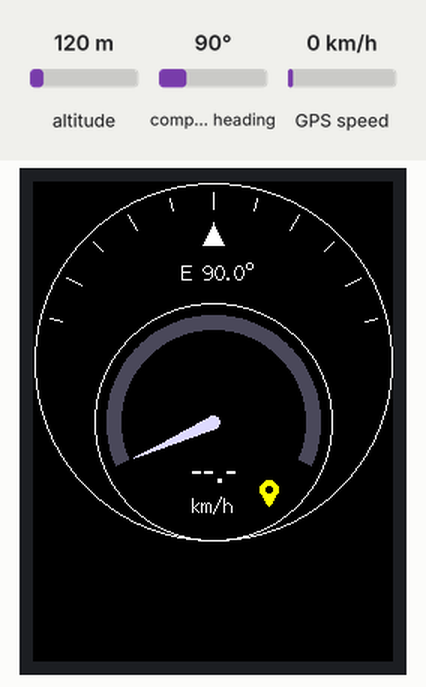
Bench run of a sketch on a simulated ESP32. Parts: 240×320 colour display. Wiring (inferred from the names in the program): HMC5883L compass at I2C address 0x1E. Inputs (shaded band) come from the test bench; at power-on: compass heading 90°, GPS speed 0 km/h, altitude 120 m. The GPS gets a fix after 3 s at 37.7749, -122.4194 with 8 satellites; what the sketch prints to the serial monitor is not drawn.

Above: at 1.6 s.
1.7 s: compass heading set to 7°
At 4.8 s:
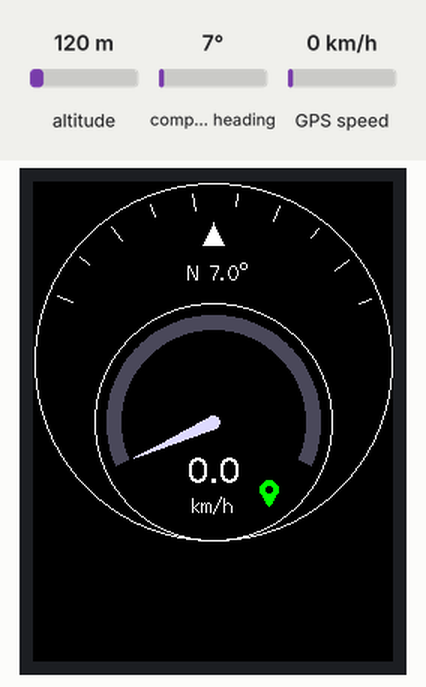
5.1 s: GPS speed set to 30 km/h
At 6.5 s:
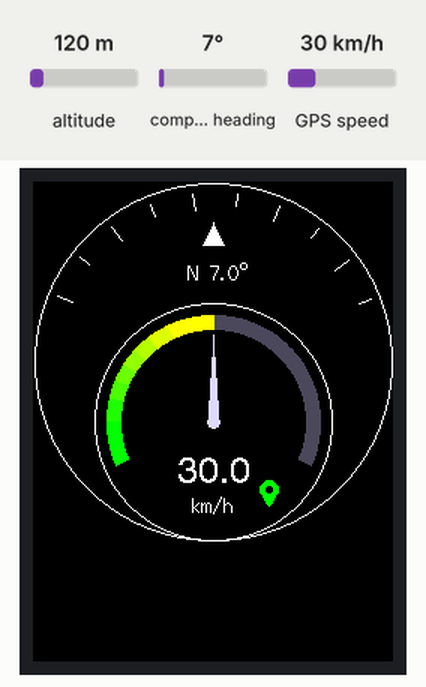
7.2 s: compass heading set to 269°
At 8.1 s:
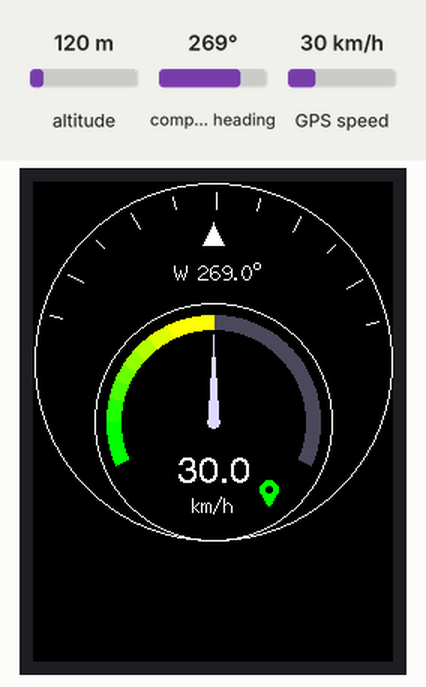
8.8 s: GPS speed set to 60 km/h
At 11.1 s:
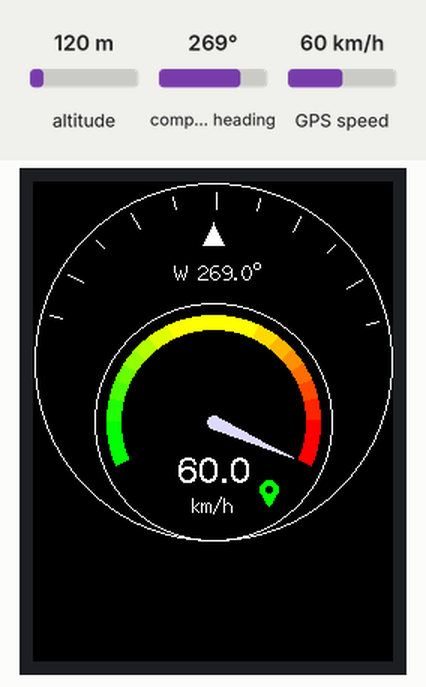
11.4 s: GPS speed set to 1 km/h
At 13.0 s:
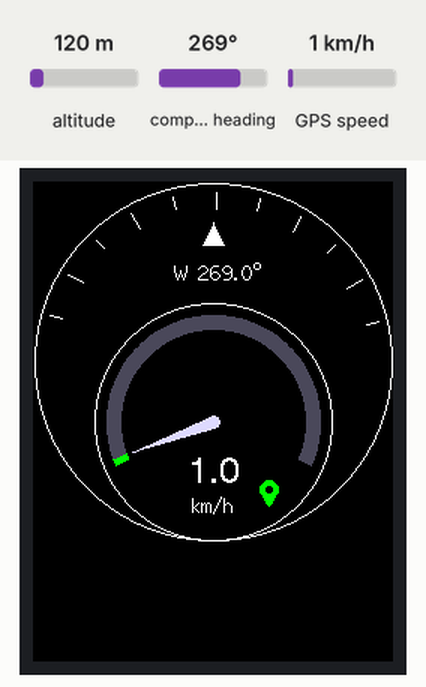
Timing chart, 0 to 14.4 s (numbered marks = the images above; inputs shaded):
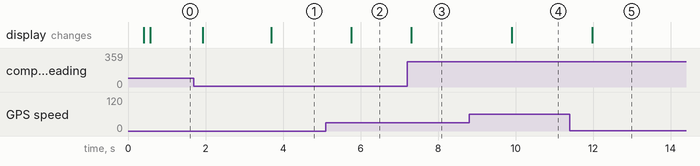

Measured:
- after the input at 1.7 s, the display: first changes after 0.23 s (image 1 shows a later state)
- after the input at 5.1 s, the display: changes after 0.67 s (image 2)
- after the input at 7.2 s, the display: changes after 0.11 s (image 3)
- after the input at 8.8 s, the display: changes after 1.1 s (image 4)
- after the input at 11.4 s, the display: changes after 0.58 s (image 5)

The sketch:

Speedometer-Magnetometer.ino
```cpp
#include <TFT_eSPI.h>
#include <SPI.h>
#include <Wire.h>
#include <TinyGPSPlus.h>
#include <math.h>

// =====================================================
// DISPLAY
// =====================================================

TFT_eSPI tft = TFT_eSPI();
TFT_eSprite sprite = TFT_eSprite(&tft);

#define SCREEN_W 240
#define SCREEN_H 240
#define CX 120
#define CY 120

// =====================================================
// GPS: NEO-6M
// =====================================================

HardwareSerial gpsSerial(2);
TinyGPSPlus gps;

#define GPS_RX_PIN 16
#define GPS_TX_PIN 17

bool gpsFix = false;
bool gpsSpeedValid = false;
bool gpsNmeaValid = false;

float speedKmh = 0.0f;

unsigned long lastValidNmeaTime = 0;

const unsigned long GPS_NMEA_TIMEOUT = 3000UL;

// Buffer for validating complete NMEA sentences.
char nmeaBuffer[128];
size_t nmeaIndex = 0;

// =====================================================
// COMPASS: HMC5883L
// =====================================================

#define HMC_SDA_PIN 21
#define HMC_SCL_PIN 22
#define HMC_ADDR 0x1E

const float MAG_OFFSET_X = 0.0f;
const float MAG_OFFSET_Y = 0.0f;

const float MAG_DECLINATION_DEG = 0.0f;

bool hmcOk = false;
bool compassValid = false;

float heading = 0.0f;
unsigned long lastCompassRead = 0;

// =====================================================
// SPEED SCALE
// =====================================================

const float SPEED_MIN = 0.0f;
const float SPEED_MAX = 60.0f;

// =====================================================
// COLOURS (RGB565)
// =====================================================

#define BLACK       0x0000
#define WHITE       0xFFFF
#define GREEN       0x07E0
#define RED         0xF800
#define YELLOW      0xFFE0
#define LIGHT_GREY  0xC618
#define DARK_GREY   0x5AEB

const int OUTER_CIRCLE_RADIUS = 119;

// =====================================================
// SPEEDOMETER LAYOUT
// =====================================================

const int SPEED_CX = 120;
const int SPEED_CY = 160;

const int SPEED_CIRCLE_RADIUS = 79;

const int ARC_INNER = 62;
const int ARC_OUTER = 71;

const int NEEDLE_LENGTH = 58;

const float ARC_START_ANGLE = -114.0f;
const float ARC_END_ANGLE   =  114.0f;

// =====================================================
// NMEA SENTENCE VALIDATION
// =====================================================
// Validates the checksum of a complete NMEA sentence.
// A valid sentence starts with '$' and contains '*HH',
// where HH is the hexadecimal checksum.
// =====================================================

bool isValidNmeaSentence(const char *sentence)
{
  if (sentence == nullptr || sentence[0] != '$')
    return false;

  const char *star = strchr(sentence, '*');

  if (star == nullptr)
    return false;

  // Exactly two checksum characters must follow '*'.
  if (star[1] == '\0' || star[2] == '\0')
    return false;

  if (star[3] != '\0')
    return false;

  uint8_t calculatedChecksum = 0;

  // XOR all characters between '$' and '*'.
  for (const char *p = sentence + 1; p < star; p++)
  {
    calculatedChecksum ^= (uint8_t)*p;
  }

  char *endPointer = nullptr;

  unsigned long receivedChecksum =
    strtoul(star + 1, &endPointer, 16);

  if (endPointer == star + 1 || *endPointer != '\0')
    return false;

  if (receivedChecksum > 0xFF)
    return false;

  return calculatedChecksum == (uint8_t)receivedChecksum;
}

// =====================================================
// HMC5883L I2C FUNCTIONS
// =====================================================

bool writeHMCRegister(uint8_t reg, uint8_t value)
{
  Wire.beginTransmission(HMC_ADDR);
  Wire.write(reg);
  Wire.write(value);

  return Wire.endTransmission() == 0;
}

bool initHMC5883L()
{
  // 8-sample averaging, 15 Hz output rate.
  if (!writeHMCRegister(0x00, 0x70))
    return false;

  // Gain = 1.3 Ga.
  if (!writeHMCRegister(0x01, 0x20))
    return false;

  // Continuous measurement mode.
  if (!writeHMCRegister(0x02, 0x00))
    return false;

  delay(10);

  return true;
}

bool readHMC5883L(int16_t &x, int16_t &y, int16_t &z)
{
  Wire.beginTransmission(HMC_ADDR);
  Wire.write(0x03);

  if (Wire.endTransmission(false) != 0)
    return false;

  uint8_t count =
    Wire.requestFrom((uint8_t)HMC_ADDR, (uint8_t)6);

  if (count != 6)
  {
    while (Wire.available())
      Wire.read();

    return false;
  }

  // HMC5883L register order: X, Z, Y.
  uint8_t xMsb = Wire.read();
  uint8_t xLsb = Wire.read();

  uint8_t zMsb = Wire.read();
  uint8_t zLsb = Wire.read();

  uint8_t yMsb = Wire.read();
  uint8_t yLsb = Wire.read();

  x = (int16_t)(((uint16_t)xMsb << 8) | xLsb);
  z = (int16_t)(((uint16_t)zMsb << 8) | zLsb);
  y = (int16_t)(((uint16_t)yMsb << 8) | yLsb);

  return true;
}

void updateCompass()
{
  if (!hmcOk)
  {
    compassValid = false;
    return;
  }

  // Update approximately every 70 ms.
  if (millis() - lastCompassRead < 70)
    return;

  lastCompassRead = millis();

  int16_t rawX, rawY, rawZ;

  if (!readHMC5883L(rawX, rawY, rawZ))
  {
    compassValid = false;
    return;
  }

  // Sensor overflow check.
  if (rawX == -4096 ||
      rawY == -4096 ||
      rawZ == -4096)
  {
    compassValid = false;
    return;
  }

  float x = (float)rawX - MAG_OFFSET_X;
  float y = (float)rawY - MAG_OFFSET_Y;

  if (fabsf(x) < 0.5f && fabsf(y) < 0.5f)
  {
    compassValid = false;
    return;
  }

  float angle = atan2f(y, x) * 180.0f / PI;

  angle += MAG_DECLINATION_DEG;

  while (angle < 0.0f)
    angle += 360.0f;

  while (angle >= 360.0f)
    angle -= 360.0f;

  heading = angle;
  compassValid = true;
}

// =====================================================
// GPS UPDATE + RAW NMEA SERIAL MONITOR OUTPUT
// =====================================================

void updateGPS()
{
  // Read all available GPS characters.
  while (gpsSerial.available() > 0)
  {
    char c = (char)gpsSerial.read();

    // Forward the original GPS stream to the PC.
    // Open Serial Monitor at 115200 baud.
    Serial.write((uint8_t)c);

    // Feed TinyGPSPlus for location and speed parsing.
    gps.encode(c);

    // Build a complete NMEA sentence for checksum
    // validation. GPS sentences end with '\n'.
    if (c == '\n')
    {
      nmeaBuffer[nmeaIndex] = '\0';

      // Remove a trailing carriage return if present.
      if (nmeaIndex > 0 &&
          nmeaBuffer[nmeaIndex - 1] == '\r')
      {
        nmeaBuffer[nmeaIndex - 1] = '\0';
      }

      if (isValidNmeaSentence(nmeaBuffer))
      {
        lastValidNmeaTime = millis();
      }

      nmeaIndex = 0;
    }
    else if (c != '\r')
    {
      if (nmeaIndex < sizeof(nmeaBuffer) - 1)
      {
        nmeaBuffer[nmeaIndex++] = c;
      }
      else
      {
        // Discard an overlong sentence and restart.
        nmeaIndex = 0;
      }
    }
  }

  // NMEA communication must be recent.
  gpsNmeaValid =
    lastValidNmeaTime != 0 &&
    millis() - lastValidNmeaTime < GPS_NMEA_TIMEOUT;

  // GPS position fix must be valid and recent.
  gpsFix =
    gpsNmeaValid &&
    gps.location.isValid() &&
    gps.location.age() < 3000UL;

  // Speed is usable only with a recent position fix.
  gpsSpeedValid =
    gpsFix &&
    gps.speed.isValid() &&
    gps.speed.age() < 3000UL;

  if (gpsSpeedValid)
  {
    float receivedSpeed = gps.speed.kmph();

    if (isfinite(receivedSpeed) && receivedSpeed >= 0.0f)
    {
      speedKmh = constrain(
        receivedSpeed,
        SPEED_MIN,
        SPEED_MAX
      );
    }
    else
    {
      gpsSpeedValid = false;
      speedKmh = 0.0f;
    }
  }
  else
  {
    speedKmh = 0.0f;
  }
}

// =====================================================
// ANGLE FUNCTIONS
// =====================================================

float degToRad(float deg)
{
  return deg * PI / 180.0f;
}

int angleX(float angle, float radius, int cx)
{
  return cx + (int)roundf(
    sinf(degToRad(angle)) * radius
  );
}

int angleY(float angle, float radius, int cy)
{
  return cy - (int)roundf(
    cosf(degToRad(angle)) * radius
  );
}

// =====================================================
// SPEED TO ANGLE
// =====================================================

float speedToAngle(float speed)
{
  speed = constrain(speed, SPEED_MIN, SPEED_MAX);

  float percentage =
    (speed - SPEED_MIN) /
    (SPEED_MAX - SPEED_MIN);

  return ARC_START_ANGLE +
         percentage *
         (ARC_END_ANGLE - ARC_START_ANGLE);
}

// =====================================================
// CARDINAL DIRECTION
// =====================================================

String getCardinal(float h)
{
  if (h >= 337.5f || h < 22.5f)
    return "N";

  if (h < 67.5f)
    return "NE";

  if (h < 112.5f)
    return "E";

  if (h < 157.5f)
    return "SE";

  if (h < 202.5f)
    return "S";

  if (h < 247.5f)
    return "SW";

  if (h < 292.5f)
    return "W";

  return "NW";
}

// =====================================================
// SMOOTH GREEN -> YELLOW -> RED GRADIENT
// =====================================================

uint16_t gradientColour(float amount)
{
  amount = constrain(amount, 0.0f, 1.0f);

  uint8_t r;
  uint8_t g;
  uint8_t b = 0;

  if (amount < 0.5f)
  {
    // Green -> yellow.
    float t = amount * 2.0f;
    t = t * t * (3.0f - 2.0f * t);

    r = (uint8_t)roundf(255.0f * t);
    g = 255;
  }
  else
  {
    // Yellow -> red.
    float t = (amount - 0.5f) * 2.0f;
    t = t * t * (3.0f - 2.0f * t);

    r = 255;
    g = (uint8_t)roundf(255.0f * (1.0f - t));
  }

  return (
    ((r & 0xF8) << 8) |
    ((g & 0xFC) << 3) |
    (b >> 3)
  );
}

// =====================================================
// DRAW ARC SECTION
// =====================================================

void drawArcSection(
  float startAngle,
  float endAngle,
  uint16_t colour
)
{
  const float step = 1.0f;

  for (float a = startAngle; a < endAngle; a += step)
  {
    float a1 = a;
    float a2 = a + step;

    if (a2 > endAngle)
      a2 = endAngle;

    // Overlap slightly to avoid gaps.
    a1 -= 0.15f;
    a2 += 0.15f;

    if (a1 < startAngle)
      a1 = startAngle;

    if (a2 > endAngle)
      a2 = endAngle;

    int x1o = angleX(a1, ARC_OUTER, SPEED_CX);
    int y1o = angleY(a1, ARC_OUTER, SPEED_CY);

    int x2o = angleX(a2, ARC_OUTER, SPEED_CX);
    int y2o = angleY(a2, ARC_OUTER, SPEED_CY);

    int x1i = angleX(a1, ARC_INNER, SPEED_CX);
    int y1i = angleY(a1, ARC_INNER, SPEED_CY);

    int x2i = angleX(a2, ARC_INNER, SPEED_CX);
    int y2i = angleY(a2, ARC_INNER, SPEED_CY);

    sprite.fillTriangle(
      x1o, y1o,
      x2o, y2o,
      x1i, y1i,
      colour
    );

    sprite.fillTriangle(
      x2o, y2o,
      x2i, y2i,
      x1i, y1i,
      colour
    );
  }
}

// =====================================================
// FULL GREY SPEED TRACK
// =====================================================

void drawSpeedTrack()
{
  drawArcSection(
    ARC_START_ANGLE,
    ARC_END_ANGLE,
    DARK_GREY
  );
}

// =====================================================
// GRADIENT REVEALED UP TO THE NEEDLE
// =====================================================

void drawSpeedGradient(float speed)
{
  speed = constrain(speed, SPEED_MIN, SPEED_MAX);

  float currentAngle = speedToAngle(speed);

  const float step = 0.5f;

  for (
    float a = ARC_START_ANGLE;
    a < currentAngle;
    a += step
  )
  {
    float a1 = a;
    float a2 = a + step;

    if (a2 > currentAngle)
      a2 = currentAngle;

    float midpoint = (a1 + a2) * 0.5f;

    float gradientPosition =
      (midpoint - ARC_START_ANGLE) /
      (ARC_END_ANGLE - ARC_START_ANGLE);

    uint16_t colour = gradientColour(gradientPosition);

    // Small overlap prevents gaps.
    a1 -= 0.10f;
    a2 += 0.10f;

    if (a1 < ARC_START_ANGLE)
      a1 = ARC_START_ANGLE;

    if (a2 > currentAngle)
      a2 = currentAngle;

    int x1o = angleX(a1, ARC_OUTER, SPEED_CX);
    int y1o = angleY(a1, ARC_OUTER, SPEED_CY);

    int x2o = angleX(a2, ARC_OUTER, SPEED_CX);
    int y2o = angleY(a2, ARC_OUTER, SPEED_CY);

    int x1i = angleX(a1, ARC_INNER, SPEED_CX);
    int y1i = angleY(a1, ARC_INNER, SPEED_CY);

    int x2i = angleX(a2, ARC_INNER, SPEED_CX);
    int y2i = angleY(a2, ARC_INNER, SPEED_CY);

    sprite.fillTriangle(
      x1o, y1o,
      x2o, y2o,
      x1i, y1i,
      colour
    );

    sprite.fillTriangle(
      x2o, y2o,
      x2i, y2i,
      x1i, y1i,
      colour
    );
  }
}

// =====================================================
// SPEED NEEDLE
// =====================================================

void drawSpeedNeedle(float speed)
{
  speed = constrain(speed, SPEED_MIN, SPEED_MAX);

  float angle = speedToAngle(speed);
  float rad = degToRad(angle);

  const float tipRadius = NEEDLE_LENGTH;
  const float baseHalfWidth = 4.0f;

  int tipX = SPEED_CX +
    (int)roundf(sinf(rad) * tipRadius);

  int tipY = SPEED_CY -
    (int)roundf(cosf(rad) * tipRadius);

  float perpRad = rad + PI / 2.0f;

  int leftX = SPEED_CX +
    (int)roundf(sinf(perpRad) * baseHalfWidth);

  int leftY = SPEED_CY -
    (int)roundf(cosf(perpRad) * baseHalfWidth);

  int rightX = SPEED_CX -
    (int)roundf(sinf(perpRad) * baseHalfWidth);

  int rightY = SPEED_CY +
    (int)roundf(cosf(perpRad) * baseHalfWidth);

  // Needle body.
  sprite.fillTriangle(
    leftX, leftY,
    rightX, rightY,
    tipX, tipY,
    LIGHT_GREY
  );

  // Thin centre line.
  int lineEndX = SPEED_CX +
    (int)roundf(sinf(rad) * (tipRadius - 1.0f));

  int lineEndY = SPEED_CY -
    (int)roundf(cosf(rad) * (tipRadius - 1.0f));

  sprite.drawLine(
    SPEED_CX, SPEED_CY,
    lineEndX, lineEndY,
    LIGHT_GREY
  );

  // Small pivot circle.
  sprite.fillCircle(
    SPEED_CX,
    SPEED_CY,
    4,
    LIGHT_GREY
  );
}

// =====================================================
// HEADING LADDER
// =====================================================

void drawHeadingLadder(float currentHeading)
{
  for (int bearing = 0; bearing < 360; bearing += 15)
  {
    float relative = (float)bearing - currentHeading;

    while (relative > 180.0f)
      relative -= 360.0f;

    while (relative < -180.0f)
      relative += 360.0f;

    if (relative < -82.0f || relative > 82.0f)
      continue;

    int tickLength = (bearing % 30 == 0) ? 11 : 8;

    float outerRadius = 113.0f;
    float innerRadius = outerRadius - tickLength;

    int x1 = angleX(relative, outerRadius, CX);
    int y1 = angleY(relative, outerRadius, CY);

    int x2 = angleX(relative, innerRadius, CX);
    int y2 = angleY(relative, innerRadius, CY);

    sprite.drawLine(x1, y1, x2, y2, WHITE);
  }

  // Fixed heading marker.
  sprite.fillTriangle(
    120, 27,
    113, 42,
    127, 42,
    WHITE
  );
}

// =====================================================
// HEADING TEXT
// =====================================================

void drawHeadingText(float currentHeading)
{
  sprite.setTextDatum(MC_DATUM);
  sprite.setTextColor(WHITE, BLACK);

  if (!compassValid)
  {
    sprite.drawString(
      hmcOk ? "MAG WAIT" : "MAG ERR",
      120, 61, 2
    );

    return;
  }

  String direction = getCardinal(currentHeading);

  String headingText =
    direction + " " + String(currentHeading, 1);

  sprite.drawString(headingText, 120, 61, 2);

  // Degree marker positioned relative to text width.
  int degreeX =
    120 + sprite.textWidth(headingText, 2) / 2 + 3;

  sprite.drawCircle(degreeX, 56, 2, WHITE);
}

// =====================================================
// GPS LOCATION PIN ICON
// =====================================================
// Green  = GPS fix acquired.
// Yellow = Valid NMEA data, no position fix.
// Red    = No recent valid NMEA data.
// =====================================================

void drawGpsPin(
  int cx,
  int cy,
  bool hasGpsFix,
  bool hasValidNmea
)
{
  uint16_t pinColour;

  if (hasGpsFix)
  {
    pinColour = GREEN;
  }
  else if (hasValidNmea)
  {
    pinColour = YELLOW;
  }
  else
  {
    pinColour = RED;
  }

  // Pointed bottom.
  sprite.fillTriangle(
    cx - 5, cy,
    cx + 5, cy,
    cx,     cy + 9,
    pinColour
  );

  // Rounded upper body.
  sprite.fillCircle(
    cx, cy - 2,
    6,
    pinColour
  );

  // Inner location circle.
  sprite.fillCircle(
    cx, cy - 2,
    2,
    BLACK
  );
}

// =====================================================
// SPEED TEXT AND GPS PIN POSITION
// =====================================================

void drawSpeedText(
  float speed,
  bool hasValidSpeed,
  bool hasGpsFix
)
{
  String numberText =
    hasValidSpeed ? String(speed, 1) : "--.-";

  String unitText = "km/h";

  sprite.setTextDatum(MC_DATUM);
  sprite.setTextColor(WHITE, BLACK);

  // Large speed number.
  sprite.drawString(
    numberText,
    SPEED_CX,
    195,
    4
  );

  // Small unit label.
  sprite.drawString(
    unitText,
    SPEED_CX,
    216,
    2
  );

  // GPS pin: between the number and unit,
  // shifted slightly upwards and to the right.
  int pinX = SPEED_CX + 37;
  int pinY = 207;

  drawGpsPin(
    pinX,
    pinY,
    hasGpsFix,
    gpsNmeaValid
  );
}

// =====================================================
// COMPLETE UI
// =====================================================

void drawUI()
{
  sprite.fillSprite(BLACK);

  // Heading information from the HMC5883L.
  if (compassValid)
    drawHeadingLadder(heading);

  drawHeadingText(heading);

  // Speedometer outline.
  sprite.drawCircle(
    SPEED_CX,
    SPEED_CY,
    SPEED_CIRCLE_RADIUS,
    WHITE
  );

  // Grey baseline.
  drawSpeedTrack();

  // Reveal gradient only with valid GPS speed.
  if (gpsSpeedValid)
    drawSpeedGradient(speedKmh);

  // Needle stays at zero when speed is unavailable.
  drawSpeedNeedle(speedKmh);

  // Speed and GPS status pin.
  drawSpeedText(
    speedKmh,
    gpsSpeedValid,
    gpsFix
  );

  // Outer display circle.
  sprite.drawCircle(
    CX,
    CY,
    OUTER_CIRCLE_RADIUS,
    WHITE
  );

  sprite.pushSprite(0, 0);
}

// =====================================================
// SETUP
// =====================================================

void setup()
{
  // PC Serial Monitor.
  Serial.begin(115200);

  // GPS UART at 9600 baud.
  gpsSerial.begin(
    9600,
    SERIAL_8N1,
    GPS_RX_PIN,
    GPS_TX_PIN
  );

  // Initialise I2C and HMC5883L.
  Wire.begin(
    HMC_SDA_PIN,
    HMC_SCL_PIN
  );

  hmcOk = initHMC5883L();

  // These startup messages appear before the raw NMEA
  // stream. After this, incoming GPS characters are
  // forwarded directly to the Serial Monitor.
  Serial.println();
  Serial.println("ESP32 GPS + Compass Dashboard");
  Serial.println(
    hmcOk
      ? "HMC5883L detected"
      : "ERROR: HMC5883L not detected at 0x1E"
  );
  Serial.println("Raw GPS NMEA stream follows:");

  // Initialise display.
  tft.init();
  tft.setRotation(0);

  sprite.setColorDepth(8);

  sprite.createSprite(
    SCREEN_W,
    SCREEN_H
  );

  tft.fillScreen(BLACK);

  drawUI();
}

// =====================================================
// MAIN LOOP
// =====================================================

void loop()
{
  // Read GPS and forward raw NMEA to the PC.
  updateGPS();

  // Read compass.
  updateCompass();

  // Refresh display.
  drawUI();

  delay(30);
}
```
